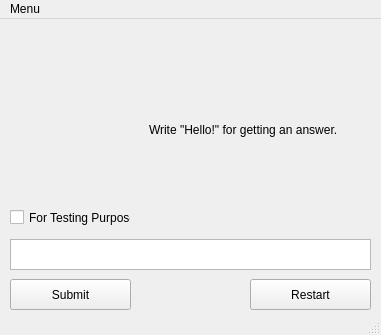
<?xml version="1.0" encoding="UTF-8"?>
<ui version="4.0">
 <class>MainWindow</class>
 <widget class="QMainWindow" name="MainWindow">
  <property name="geometry">
   <rect>
    <x>0</x>
    <y>0</y>
    <width>381</width>
    <height>335</height>
   </rect>
  </property>
  <property name="windowTitle">
   <string>YourBestAssistant</string>
  </property>
  <widget class="QWidget" name="centralwidget">
   <widget class="QTextEdit" name="Testo_Inviato">
    <property name="geometry">
     <rect>
      <x>10</x>
      <y>220</y>
      <width>361</width>
      <height>31</height>
     </rect>
    </property>
   </widget>
   <widget class="QPushButton" name="Submit">
    <property name="geometry">
     <rect>
      <x>10</x>
      <y>260</y>
      <width>121</width>
      <height>31</height>
     </rect>
    </property>
    <property name="text">
     <string>Submit</string>
    </property>
   </widget>
   <widget class="QPushButton" name="Restart">
    <property name="geometry">
     <rect>
      <x>250</x>
      <y>260</y>
      <width>121</width>
      <height>31</height>
     </rect>
    </property>
    <property name="text">
     <string>Restart</string>
    </property>
   </widget>
   <widget class="QCheckBox" name="checkBox">
    <property name="geometry">
     <rect>
      <x>10</x>
      <y>190</y>
      <width>121</width>
      <height>17</height>
     </rect>
    </property>
    <property name="text">
     <string>For Testing Purposes</string>
    </property>
   </widget>
   <widget class="QWidget" name="verticalLayoutWidget">
    <property name="geometry">
     <rect>
      <x>149</x>
      <y>10</y>
      <width>221</width>
      <height>201</height>
     </rect>
    </property>
    <layout class="QVBoxLayout" name="verticalLayout">
     <item>
      <widget class="QLabel" name="label">
       <property name="text">
        <string>Write &quot;Hello!&quot; for getting an answer.</string>
       </property>
      </widget>
     </item>
    </layout>
   </widget>
  </widget>
  <widget class="QMenuBar" name="menubar">
   <property name="geometry">
    <rect>
     <x>0</x>
     <y>0</y>
     <width>381</width>
     <height>21</height>
    </rect>
   </property>
   <widget class="QMenu" name="menuMenu">
    <property name="title">
     <string>Menu</string>
    </property>
    <addaction name="actionSubmit"/>
    <addaction name="actionRestart"/>
   </widget>
   <addaction name="menuMenu"/>
  </widget>
  <widget class="QStatusBar" name="statusbar"/>
  <action name="actionSubmit">
   <property name="text">
    <string>Submit</string>
   </property>
   <property name="shortcut">
    <string>Ctrl+S</string>
   </property>
  </action>
  <action name="actionRestart">
   <property name="text">
    <string>Restart</string>
   </property>
   <property name="shortcut">
    <string>Ctrl+R</string>
   </property>
  </action>
 </widget>
 <resources/>
 <connections/>
</ui>
